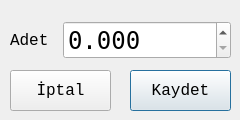
<?xml version="1.0" encoding="UTF-8"?>
<ui version="4.0">
 <class>StokGirCikDialog</class>
 <widget class="QDialog" name="StokGirCikDialog">
  <property name="geometry">
   <rect>
    <x>0</x>
    <y>0</y>
    <width>240</width>
    <height>120</height>
   </rect>
  </property>
  <property name="minimumSize">
   <size>
    <width>240</width>
    <height>120</height>
   </size>
  </property>
  <property name="maximumSize">
   <size>
    <width>240</width>
    <height>140</height>
   </size>
  </property>
  <property name="font">
   <font>
    <family>Monospace</family>
    <pointsize>12</pointsize>
   </font>
  </property>
  <property name="windowTitle">
   <string/>
  </property>
  <widget class="QPushButton" name="pushButton">
   <property name="geometry">
    <rect>
     <x>130</x>
     <y>70</y>
     <width>101</width>
     <height>41</height>
    </rect>
   </property>
   <property name="text">
    <string>Kaydet</string>
   </property>
   <property name="icon">
    <iconset resource="images.qrc">
     <normaloff>:/images/ui/check.png</normaloff>:/images/ui/check.png</iconset>
   </property>
  </widget>
  <widget class="QWidget" name="layoutWidget">
   <property name="geometry">
    <rect>
     <x>10</x>
     <y>10</y>
     <width>221</width>
     <height>61</height>
    </rect>
   </property>
   <layout class="QHBoxLayout" name="horizontalLayout">
    <item>
     <widget class="QLabel" name="label">
      <property name="text">
       <string>Adet</string>
      </property>
     </widget>
    </item>
    <item>
     <widget class="QDoubleSpinBox" name="doubleSpinBox">
      <property name="font">
       <font>
        <family>Bitstream Vera Sans Mono</family>
        <pointsize>18</pointsize>
       </font>
      </property>
      <property name="decimals">
       <number>3</number>
      </property>
      <property name="maximum">
       <double>99999.990000000005239</double>
      </property>
     </widget>
    </item>
   </layout>
  </widget>
  <widget class="QPushButton" name="iptalpushButton">
   <property name="geometry">
    <rect>
     <x>10</x>
     <y>70</y>
     <width>101</width>
     <height>41</height>
    </rect>
   </property>
   <property name="text">
    <string>İptal</string>
   </property>
   <property name="icon">
    <iconset resource="images.qrc">
     <normaloff>:/images/ui/remove.png</normaloff>:/images/ui/remove.png</iconset>
   </property>
  </widget>
 </widget>
 <resources>
  <include location="images.qrc"/>
 </resources>
 <connections/>
</ui>
